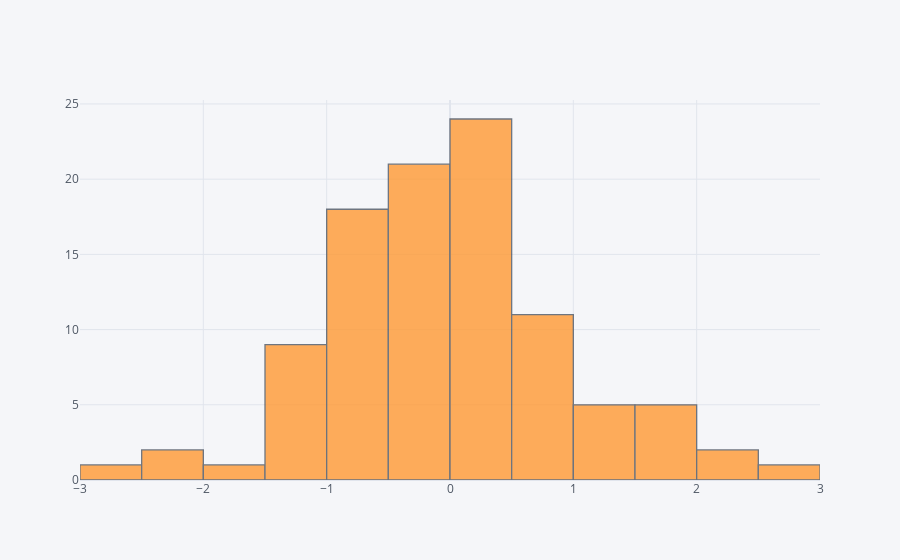

Write notebook code for a chart like this one.
### Markdown cell above
## histogram

### Code cell
df['A'].iplot(kind='hist',bins=25)

### Figure 1 — Plotly figure (JSON) as saved in the notebook; plotly's stock layout.template omitted (floating-point values rounded to 4 significant figures)
{"data": [{"histfunc": "count", "histnorm": "", "marker": {"color": "rgba(255, 153, 51, 1.0)", "line": {"color": "#4D5663", "width": 1.3}}, "name": "A", "nbinsx": 25, "opacity": 0.8, "orientation": "v", "type": "histogram", "x": [-0.7052, 0.4392, -0.2487, 2.057, 0.9928, -0.5614, -0.4526, -0.8425, 0.2245, -1.042, -0.597, -0.5136, -0.3011, -0.8438, -1.302, -0.7469, -0.1561, 1.041, -1.608, 0.3976, 0.9089, 0.1288, 0.9149, -0.992, -0.3556, -0.09458, 0.07576, -0.03011, -1.007, 0.1341, 0.178, -0.1357, 0.7845, 1.51, -0.8963, -0.6482, 0.9842, 1.242, 0.283, -0.6214, -0.09812, 1.755, -0.4021, 2.687, 0.3536, 1.898, -0.4421, 1.342, -2.609, -0.2422, 0.02017, 0.03883, 0.7611, 0.1591, 0.06468, 0.9822, -0.8067, -2.131, 0.914, 0.01451, 0.3248, -1.062, -0.5627, -1.156, -0.3798, -0.1438, 1.257, 0.4375, -0.225, 0.4091, 0.6237, -1.229, 1.587, 0.04076, -1.454, -0.6222, 0.1029, 0.2403, 1.47, -0.1873, -0.5228, -0.4184, 0.5096, 0.577, 1.73, -0.546, -2.398, -0.4876, 0.3048, -0.02316, -1.405, 2.147, 0.0998, -0.1644, -1.307, 0.2951, 0.3314, -0.1602, -0.7326, -0.7624]}], "layout": {"barmode": "overlay", "legend": {"bgcolor": "#F5F6F9", "font": {"color": "#4D5663"}}, "paper_bgcolor": "#F5F6F9", "plot_bgcolor": "#F5F6F9", "title": {"font": {"color": "#4D5663"}}, "xaxis": {"gridcolor": "#E1E5ED", "showgrid": true, "tickfont": {"color": "#4D5663"}, "title": {"font": {"color": "#4D5663"}, "text": ""}, "zerolinecolor": "#E1E5ED"}, "yaxis": {"gridcolor": "#E1E5ED", "showgrid": true, "tickfont": {"color": "#4D5663"}, "title": {"font": {"color": "#4D5663"}, "text": ""}, "zerolinecolor": "#E1E5ED"}}}
